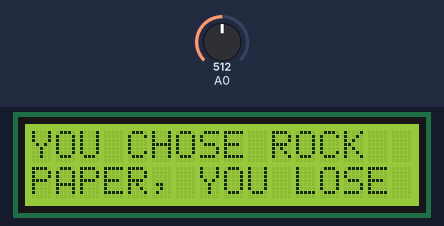
A sketch run on a simulated Arduino Uno, built with avr-gcc and run on an emulated ATmega328P. Shown: 16×2 character LCD. The inputs (shaded band) are chosen by the test bench; at power-on: A0 = 512. Random numbers use the default seed unless the sketch sets one.

Above: at 1.2 s.
1.3 s: A0 set to 529
At 2.3 s:
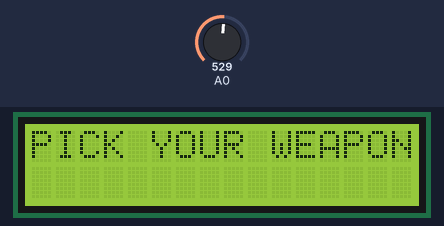
4.0 s: A0 set to 511
At 5.0 s:
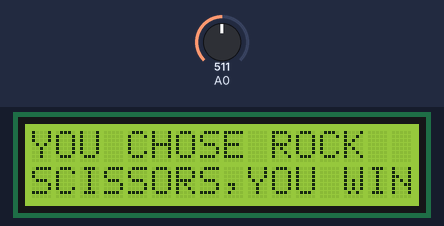
9.5 s: A0 set to 970
At 10.7 s:
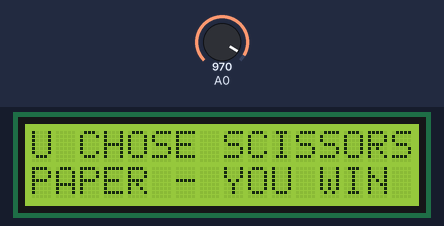
15.5 s: A0 set to 997
At 17.5 s:
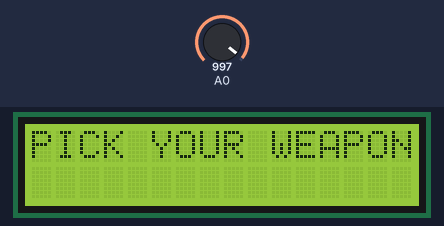
18.2 s: A0 set to 1022
At 19.3 s:
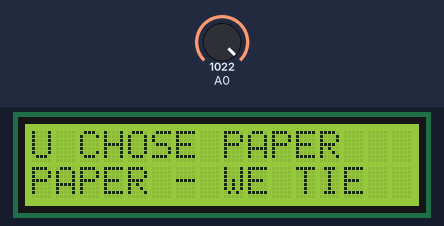
23.7 s: A0 set to 970
At 25.1 s:
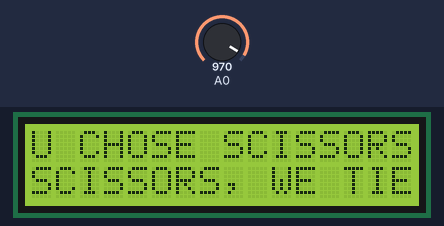
Timing chart, 0 to 26.7 s (numbered marks = the images above; inputs shaded):
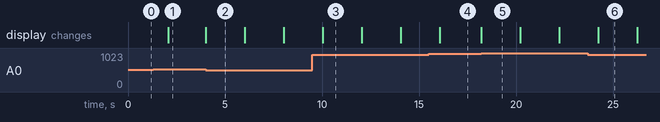

Measured:
- the behaviour switches between 519 and 520 on A0 (found by bisection; images 0 and 1)
- the behaviour switches between 979 and 980 on A0 (found by bisection; images 3 and 4)
- the behaviour switches between 1010 and 1011 on A0 (found by bisection; images 4 and 5)
- after the input at 4.0 s, the display: changes at once (image 2)
- after the input at 18.2 s, the display: changes at once (image 5)
- what the display in image 2 shows lasts 2.0 s, from 4.0 s to 6.0 s

The sketch:

rockpaperscissors.ino
```cpp
// Import the Liquid Crystal library
#include <LiquidCrystal.h>;
//Initialise the LCD with the arduino. LiquidCrystal(rs, enable, d4, d5, d6, d7)
LiquidCrystal lcd(12, 11, 5, 4, 3, 2);

void setup() {
  Serial.begin(9600);
  // Switch on the LCD screen
  lcd.begin(16, 2);
  // Print these words to my LCD screen
  lcd.print("ROCK");
}

void loop() {
  lcd.setCursor(0, 0);
  lcd.print("PICK YOUR WEAPON");
  //lcd.setCursor(0, 1);
  int input = analogRead(A0);
  //lcd.print(input);
  //Serial.println(input);
  long output = random(1, 4);
  if(500 < input && input < 520){
    lcd.clear();
    lcd.setCursor(0, 0);
    lcd.print("YOU CHOSE ROCK");
    lcd.setCursor(0, 1);
    switch(output){
      case 1:
      lcd.print("ROCK, WE TIE");
      delay(2000);
      break;
      case 2:
      lcd.print("PAPER, YOU LOSE");
      delay(2000);
      break;
      case 3:
      lcd.print("SCISSORS,YOU WIN");
      delay(2000);
      break;
    }
    lcd.clear();
  }
  if(960 < input && input < 980){
    lcd.clear();
    lcd.setCursor(0, 0);
    lcd.print("U CHOSE SCISSORS");
    lcd.setCursor(0, 1);
    switch(output){
      case 1:
      lcd.print("ROCK - YOU LOSE");
      delay(2000);
      break;
      case 2:
      lcd.print("PAPER - YOU WIN");
      delay(2000);
      break;
      case 3:
      lcd.print("SCISSORS, WE TIE");
      delay(2000);
      break;
    }
    lcd.clear();
  }
  if(1010 < input && input < 1030){
    lcd.clear();
    lcd.setCursor(0, 0);
    lcd.print("U CHOSE PAPER");
    lcd.setCursor(0, 1);
    switch(output){
      case 1:
      lcd.print("ROCK - YOU WIN");
      delay(2000);
      break;
      case 2:
      lcd.print("PAPER - WE TIE");
      delay(2000);
      break;
      case 3:
      lcd.print("SCISSORS, U LOSE");
      delay(2000);
      break;
    }
    lcd.clear();
  }
}
```
